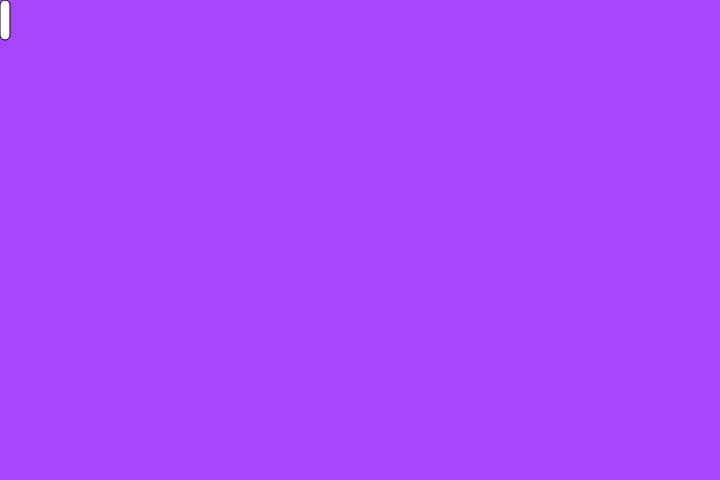
Frame 1 (no input)
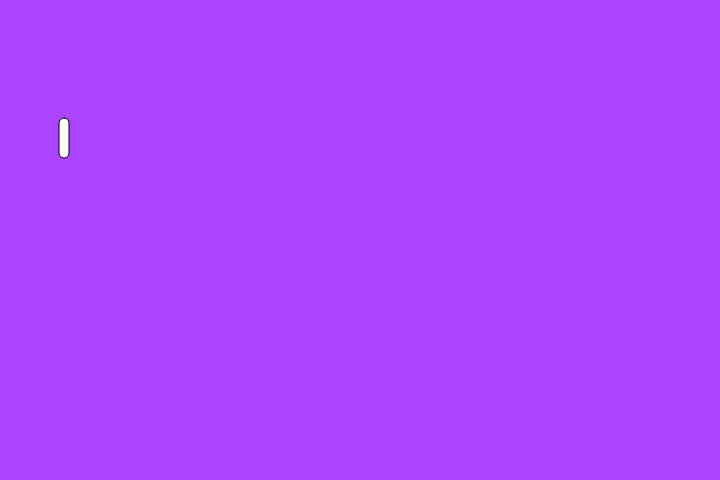
Frame 60 (no input)
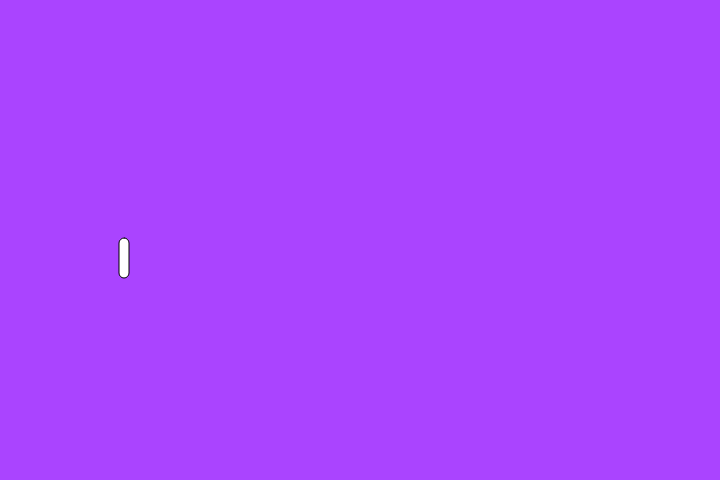
Frame 120 (the mouse pressed at the canvas centre since frame 60)

The p5.js sketch that drew these frames (run headless with seeded random() and noise() and a simulated clock; from frame 60 on, the mouse is pressed at the canvas centre):

// p5.js sketch
// ── sketch.js
var x = 0;
var y = 0;

 function setup(){
    createCanvas(720,480);  
 }

 function draw(){
    background('#AA44FF')
    rect(x,y,10,40,10)
    x = x + 1;
    x = x % 500;
    y = y + 2
    y = y % 400;
 }
// ── script.js
0; // comment
var cats; // declared a variable for store space in memory

cats = 5; // definition

var Cats = 24; // case sensitive, declaration and definition

console.log(cats);


var prose = 'urhwirhgrfouhqarwth';
var moreprose = " lol lol lol";

var x = true;
x = false;

var ball = {}; // empty object
ball = null; // null is a datatype in js

5 + 5;
